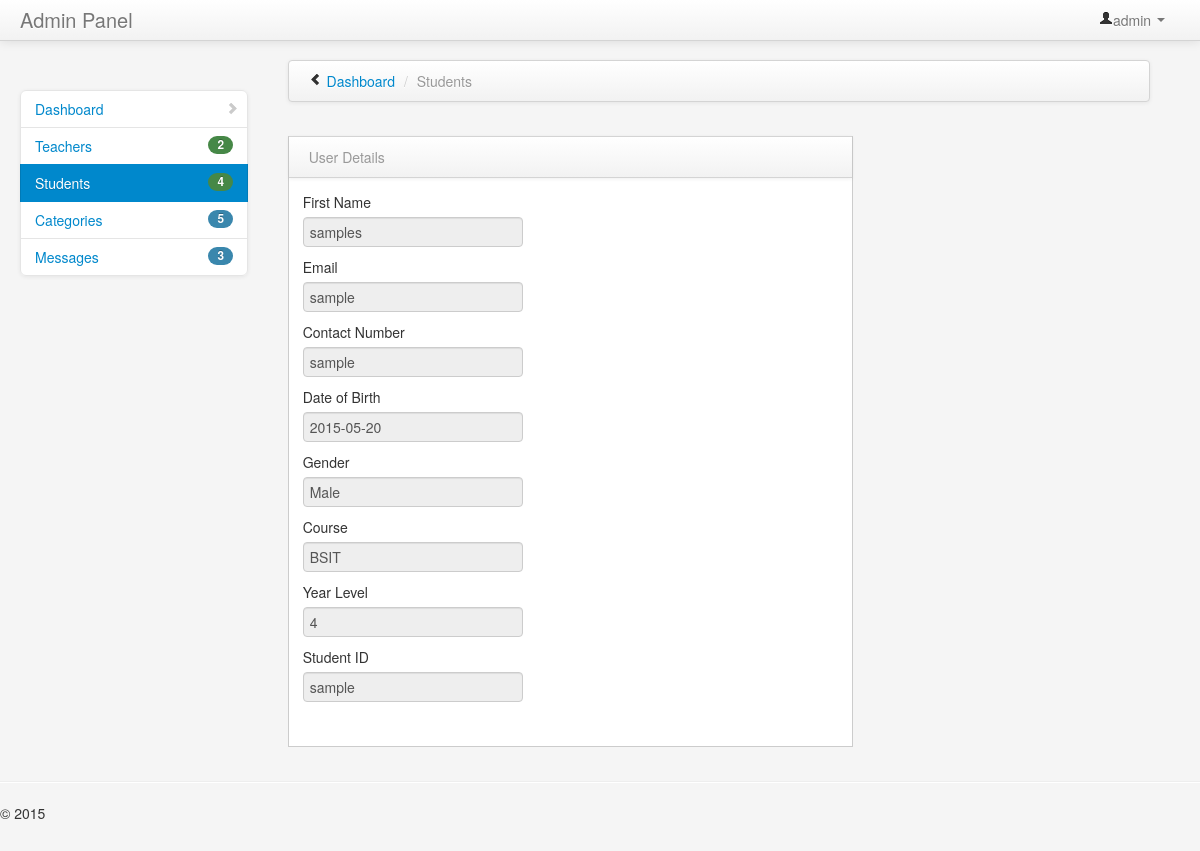
Screenshot of /admin/students/view.php?user_Id=1 (signed in) with the database file from the repository.
### tables this page shows
CREATE TABLE `tbl_user` (
  `user_Id` int(11) NOT NULL AUTO_INCREMENT,
  `fname` varchar(255) DEFAULT NULL,
  `mname` varchar(255) DEFAULT NULL,
  `lname` varchar(255) DEFAULT NULL,
  `dob` date DEFAULT NULL,
  `gender` varchar(255) DEFAULT NULL,
  `course` varchar(255) DEFAULT NULL,
  `yrlvl` varchar(255) DEFAULT NULL,
  `username` varchar(255) DEFAULT NULL,
  `password` varchar(255) DEFAULT NULL,
  PRIMARY KEY (`user_Id`)
);

### admin/students/view.php (the view, shortened to what this page needs)
<?php
$adm_user=$_SESSION['adm_user'];
?>
<!DOCTYPE html>
<html class="no-js">
    <head>
        <link href="../../bootstrap/css/bootstrap.min.css" rel="stylesheet" media="screen">
        <link href="../../bootstrap/css/bootstrap-responsive.min.css" rel="stylesheet" media="screen">
        <link href="../../assets/styles.css" rel="stylesheet" media="screen">
        <link href="../../assets/DT_bootstrap.css" rel="stylesheet" media="screen">
    </head>
    <body>
        <div class="navbar navbar-fixed-top">
            <div class="navbar-inner">
                <div class="container-fluid">
                    <a class="brand" href="#">Admin Panel</a>
                    <div class="nav-collapse collapse">
                        <ul class="nav pull-right">
                            <li class="dropdown">
                                <a href="#" role="button" class="dropdown-toggle" data-toggle="dropdown"> <i class="icon-user"></i><?php echo $adm_user;?> <i class="caret"></i>
                                </a>
                            </li>
                        </ul>
                    </div>
                </div>
            </div>
        </div>
        <div class="container-fluid">
            <div class="row-fluid">
                <div class="span3" id="sidebar">
                    <ul class="nav nav-list bs-docs-sidenav nav-collapse collapse">
                       <li >
                            <a href="../home.php"><i class="icon-chevron-right"></i> Dashboard</a>
                        </li>
                        <li>
                        <?php
                                    $result=mysqli_query($con,"SELECT count(*) as total from tbl_teacher");
                                    $data=mysqli_fetch_assoc($result);
                                    $percent = $data['total'];
                                    ?>
                            <a href="../teacher/index.php"><span class="badge badge-success pull-right"><?php echo $percent;?></span> Teachers</a>
                        </li>
                        <li class="active">
                        <?php
                                    $result=mysqli_query($con,"SELECT count(*) as total from tbl_user");
                                    $data=mysqli_fetch_assoc($result);
                                    $percent = $data['total'];
                                    ?>
                            <a href="../students/index.php"><span class="badge badge-success pull-right"><?php echo $percent;?></span> Students</a>
                        </li>
                        <li>
                          <?php
                                    $result=mysqli_query($con,"SELECT count(*) as total from tbl_category");
                                    $data=mysqli_fetch_assoc($result);
                                    $percent = $data['total'];
                                    ?>
                            <a href="../category/index.php"><span class="badge badge-info pull-right"><?php echo $percent;?></span> Categories</a>
                        </li>
                        <li>
                        <?php
                                    $result=mysqli_query($con,"SELECT count(*) as total from tbl_contact");
                                    $data=mysqli_fetch_assoc($result);
                                    $percent = $data['total'];
                                    ?>
                            <a href="../message/index.php"><span class="badge badge-info pull-right"><?php echo $percent;?></span> Messages</a>
                        </li>
                    </ul>
                </div>
                <div class="span9" id="content">
                    <div class="row-fluid">
                            <div class="navbar">
                                <div class="navbar-inner">
                                    <ul class="breadcrumb">
                                        <i class="icon-chevron-left hide-sidebar"><a href='#' title="Hide Sidebar" rel='tooltip'>&nbsp;</a></i>
                                        <li>
                                            <a href="../home.php">Dashboard</a> <span class="divider">/</span>
                                        </li>
                                        <li class="active">Students</li>
                                    </ul>
                                </div>
                            </div>
                        </div>
                             </div>
             <div class="row-fluid">
                     <div class="span6">
                        <div class="block">
                            <div class="navbar navbar-inner block-header">
                                <div class="muted pull-left">User Details</div>
                            </div>
                            <div class="block-content collapse in">
                            <?php
                            if(isset($_GET['user_Id'])){
                             $id = $_GET['user_Id'];
                                $sql = "SELECT * FROM `tbl_user` WHERE `user_Id`='$id'";
                                $run = mysqli_query($con,$sql);
                                while($row=mysqli_fetch_array($run))
                                {
                                    $a = $row['fname'];
                                    $b = $row['mname'];
                                    $c= $row['lname'];
                                    $d = $row['dob'];
                                    $e = $row['gender'];
                                    $f = $row['course'];
                                    $g = $row['yrlvl'];
                                    $h = $row['username'];
                                }
                                    }
                            ?>
                            <form>
                                <label>First Name</label>
                                <input type="text" class="form-control" readonly value=<?php echo $a;?>>
                                <label>Email</label>
                                <input type="text" class="form-control" readonly value=<?php echo $b;?>>
                                <label>Contact Number</label>
                                <input type="text" class="form-control" readonly value=<?php echo $c;?>>
                                <label>Date of Birth</label>
                                <input type="text" class="form-control" readonly value=<?php echo $d;?>>
                                <label>Gender</label>
                                <input type="text" class="form-control" readonly value=<?php echo $e;?>>
                                <label>Course</label>
                                <input type="text" class="form-control" readonly value=<?php echo $f;?>>
                                <label>Year Level</label>
                                <input type="text" class="form-control" readonly value=<?php echo $g;?>>
                                <label>Student ID</label>
                                <input type="text" class="form-control" readonly value=<?php echo $h;?>>
                            </form>
                            </div>
                            </div>
                        </div>
                    </div>
                    </div>
                </div>
            <hr>
            <footer>
                <p>&copy; 2015</p>
            </footer>
    </body>
</html>

### assets/styles.css (style rules this page uses)
body { padding-top: 0; padding-bottom: 40px; background-color: #f5f5f5; }
@media (min-width: 979px) { body { padding-top: 60px; } }
#content { margin-left:0px; }
.hide-sidebar, .show-sidebar { cursor: pointer; }
.breadcrumb { margin: 0 0 0px; padding: 10px 0px; background-color: transparent; }
.block { border: 1px solid #ccc; background: white; margin: 1em 0em; border-top: none; }
.block-content { margin: 1em; min-height: .25em; }
.block-header { margin-bottom: 0px; border-right: none; border-left: none; -webkit-border-radius: 0px; -moz-border-radius: 0px; border-radius: 0px; }
.block-header div { padding-top: 10px; }
.bs-docs-sidenav { max-width: 228px; margin: 30px 0 0; padding: 0; background-color: #fff; -webkit-border-radius: 6px; -moz-border-radius: 6px; border-radius: 6px; -webkit-box-shadow: 0 1px 4px rgba(0,0,0,.065); -moz-box-shadow: 0 1px 4px rgba(0,0,0,.065); box-shadow: 0 1px 4px rgba(0,0,0,.065); }
.bs-docs-sidenav > li > a { display: block; width: 190px \9; margin: 0 0 -1px; padding: 8px 14px; border: 1px solid #e5e5e5; }
.bs-docs-sidenav > li:first-child > a { -webkit-border-radius: 6px 6px 0 0; -moz-border-radius: 6px 6px 0 0; border-radius: 6px 6px 0 0; }
.bs-docs-sidenav > li:last-child > a { -webkit-border-radius: 0 0 6px 6px; -moz-border-radius: 0 0 6px 6px; border-radius: 0 0 6px 6px; }
.bs-docs-sidenav > .active > a { position: relative; z-index: 2; padding: 9px 15px; border: 0; text-shadow: 0 1px 0 rgba(0,0,0,.15); -webkit-box-shadow: inset 1px 0 0 rgba(0,0,0,.1), inset -1px 0 0 rgba(0,0,0,.1); -moz-box-shadow: inset 1px 0 0 rgba(0,0,0,.1), inset -1px 0 0 rgba(0,0,0,.1); box-shadow: inset 1px 0 0 rgba(0,0,0,.1), inset -1px 0 0 rgba(0,0,0,.1); }
.bs-docs-sidenav .icon-chevron-right { float: right; margin-top: 2px; margin-right: -6px; opacity: .25; }

### rows the page displays
tbl_user: fname "samples", mname "sample", lname "sample", dob "2015-05-20", gender "Male", course "BSIT", yrlvl "4", username "sample"

### other values shown
$adm_user "admin"
$percent "2"
$percent "4"
$percent "5"
$percent "3"
